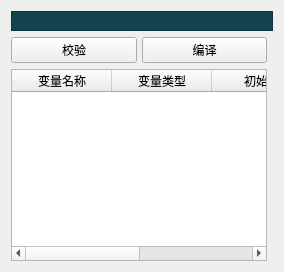
        <widget class="QWidget" name="Tab_4">
         <property name="styleSheet">
          <string notr="true">#Tab_4{background-color: rgba(19, 67, 79, 1);
    border-color: rgba(19, 67, 79, 1);
    border: 0px solid rgba(61, 255, 255,0.4);
    margin: 2px;}

QGroupBox{
	background-color: rgba(16, 57, 70, 1);
	border: 0px solid rgb(111, 255, 255);
	margin-top:3.3ex;
	color: rgba(102, 249, 247, 1);
	font: 12pt &quot;微软雅黑&quot;;
}

QGroupBox::title{
	subcontrol-origin: margin;
	subcontrol-position: top center;
	background-color: rgba(19, 67, 79, 1);
	padding: 7 10000px;
}

QLineEdit{
	background-color: rgba(255, 255, 255,0.2);
	border-width:0;
	border-style:outset;
	color: rgba(102, 249, 247, 1);
	font: 12pt &quot;微软雅黑&quot;;
}

QLabel{
	color: rgba(102, 249, 247, 1);
	font: 12pt &quot;微软雅黑&quot;;
}

QRadioButton{
	color: rgba(102, 249, 247, 1);
	font: 12pt &quot;微软雅黑&quot;;
}

QRadioButton::indicator{
	border-color: rgba(255, 255, 255,0);
	background:transparent;
}


QRadioButton::indicator:checked{
	border-image:url(:/widget/images/green.png)
}

QRadioButton::indicator:unchecked{
	border-image:url(:/widget/images/unchecked.png)
}

QToolButton{
	border: 2px solid rgba(61, 255, 255,0.4);
	background-color: rgba(12, 34, 45, 0.6);
	font: 10pt &quot;微软雅黑&quot;;
	color: rgba(102, 249, 247, 1);
	text-align：center;
}

QToolButton::disabled{
	border: 0px;
	color: rgba(102, 249, 247, 0.3);
	text-align：center;
}

QToolButton::pressed{
	border: 2px solid rgba(61, 255, 255,0.8);
	background-color: rgba(12, 34, 45, 1);
	font: 12pt &quot;微软雅黑&quot;;
}

QToolButton::hover{
	border: 2.5px solid rgba(61, 255, 255,0.8);
	background-color: rgba(12, 34, 45, 0.6);
	font: 75 12pt &quot;微软雅黑&quot;;
}

QDoubleSpinBox{
	border: 0px solid rgba(61, 255, 255,0.4);
	background-color: rgba(255, 255, 255, 0.2);
	font: 12pt &quot;Times New Roman&quot;;
	color: rgba(102, 249, 247, 1);
	text-align：center;
	padding-left:10px;
}</string>
         </property>
         <attribute name="title">
          <string>T语言模型</string>
         </attribute>
         <layout class="QGridLayout" name="gridLayout_6">
          <item row="1" column="0">
           <widget class="QWidget" name="widget_3" native="true">
            <property name="maximumSize">
             <size>
              <width>16777215</width>
              <height>30</height>
             </size>
            </property>
            <layout class="QHBoxLayout" name="horizontalLayout_5">
             <property name="spacing">
              <number>5</number>
             </property>
             <property name="leftMargin">
              <number>0</number>
             </property>
             <property name="topMargin">
              <number>0</number>
             </property>
             <property name="rightMargin">
              <number>0</number>
             </property>
             <property name="bottomMargin">
              <number>0</number>
             </property>
             <item>
              <widget class="QPushButton" name="BtnCheck">
               <property name="text">
                <string>校验</string>
               </property>
              </widget>
             </item>
             <item>
              <widget class="QPushButton" name="BtnCompile">
               <property name="text">
                <string>编译</string>
               </property>
              </widget>
             </item>
            </layout>
           </widget>
          </item>
          <item row="2" column="0">
           <widget class="QTableWidget" name="tableWidgetStructure">
            <property name="maximumSize">
             <size>
              <width>16777215</width>
              <height>200</height>
             </size>
            </property>
            <property name="styleSheet">
             <string notr="true">/*设置表格中网格的颜色*/
QTableView{
	gridline-color: rgb(38, 50, 70);
}
QHeaderView::section{
	background-color:rgba(9, 28, 36, 245);
	border:0.5px solid rgb(38,50,70);
    padding-left: 0px;
	color:rgba(255,255,255,200);
	
}
border:0px;
font: 75 11pt &quot;微软雅黑&quot;;
background: transparent; 
color: rgb(255, 255, 255);
selection-background-color: rgb(102, 249, 247)
</string>
            </property>
            <attribute name="verticalHeaderVisible">
             <bool>false</bool>
            </attribute>
            <column>
             <property name="text">
              <string>变量名称</string>
             </property>
            </column>
            <column>
             <property name="text">
              <string>变量类型</string>
             </property>
            </column>
            <column>
             <property name="text">
              <string>初始值</string>
             </property>
            </column>
            <column>
             <property name="text">
              <string>可控制/可观测</string>
             </property>
            </column>
           </widget>
          </item>
          <item row="0" column="0" colspan="2">
           <widget class="QFrame" name="frame_Edit">
            <property name="styleSheet">
             <string notr="true">background-color: rgba(19, 67, 79, 1);</string>
            </property>
            <property name="frameShape">
             <enum>QFrame::StyledPanel</enum>
            </property>
            <property name="frameShadow">
             <enum>QFrame::Raised</enum>
            </property>
            <layout class="QGridLayout" name="gridLayout_11">
             <item row="0" column="0">
              <layout class="QVBoxLayout" name="TEditLayout"/>
             </item>
            </layout>
           </widget>
          </item>
         </layout>
        </widget>
